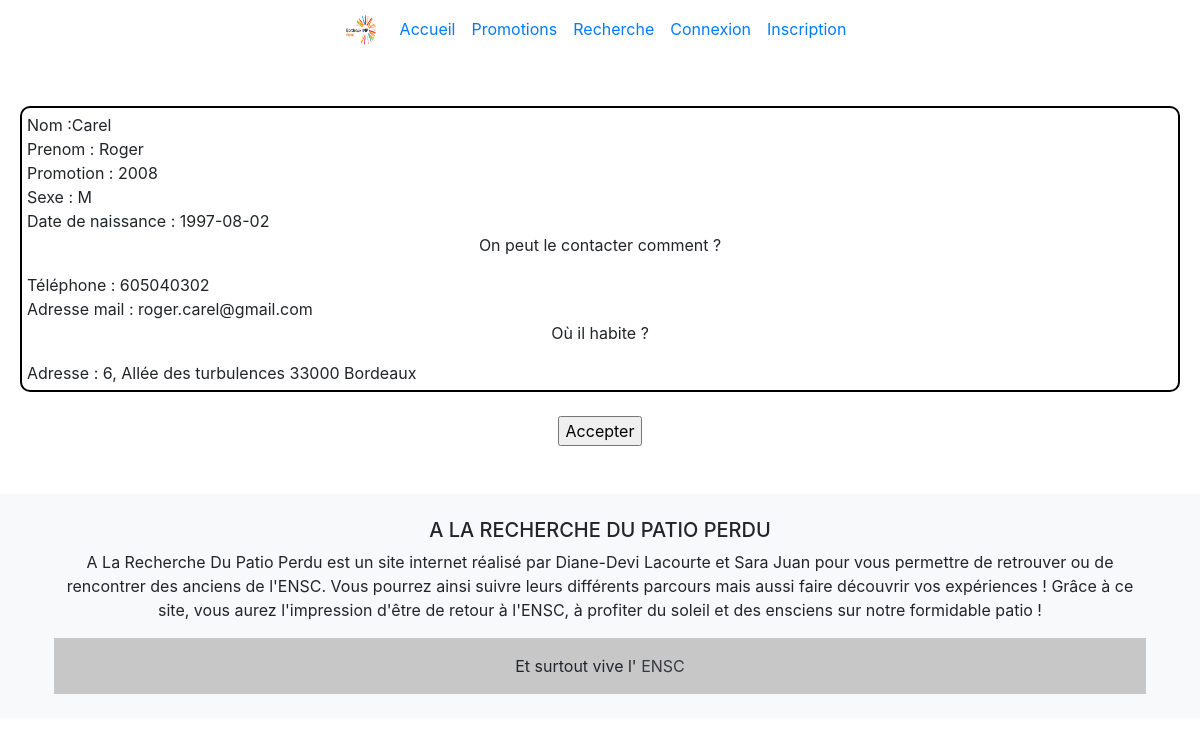
/gest.php, run on the app's committed database.
### tables this page shows
CREATE TABLE `acces` (
  `Id_acces` int(10) NOT NULL,
  `valide` tinyint(4) NOT NULL DEFAULT 1,
  `nom_utilisateur` varchar(50) DEFAULT NULL,
  `mot_de_passe` varchar(50) DEFAULT NULL,
  `id_eleve` int(11) NOT NULL,
  `id_gestionnaire` int(11) NOT NULL
);

CREATE TABLE `eleve` (
  `id_eleve` int(10) NOT NULL,
  `nom_eleve` varchar(50) DEFAULT NULL,
  `prenom_eleve` varchar(50) DEFAULT NULL,
  `sexe` varchar(1) DEFAULT NULL,
  `date_naissance` date DEFAULT NULL,
  `telephone_eleve` int(10) DEFAULT NULL,
  `ad_mail` varchar(50) DEFAULT NULL,
  `ad_postale` varchar(50) DEFAULT NULL,
  `code_postal` int(5) DEFAULT NULL,
  `ville` varchar(50) DEFAULT NULL,
  `annee` int(11) NOT NULL,
  `id_etat` int(11) NOT NULL,
  `id_gestionnaire` int(11) NOT NULL
);

### includes/functions.php (called while the page is built, shortened)
<?php
function getDb() {
    $server = "localhost";
    $username = "alarunru_admin";
    $password = "20kaonashi23";
    $db = "alarunru_anciens";
    return new PDO("mysql:host=$server;dbname=$db;charset=utf8", "$username", "$password",
    array(PDO::ATTR_ERRMODE => PDO::ERRMODE_EXCEPTION));
}

### gest.php (the view, shortened to what this page needs)
<?php session_start();
    include_once "includes/functions.php";
    include_once "includes/head.php";
    include_once "includes/header.php";
    $request=getDB() -> prepare("SELECT * FROM eleve, acces WHERE acces.id_eleve = eleve.id_eleve
    AND valide=1");
    $request -> execute();
    $res = $request->fetchAll();
    foreach( $res as $ligne)
            { ?>
                <div class="cadre"><?php
                echo "Nom :". $ligne['nom_eleve'];
                ?> <br/> <?php
                echo "Prenom : " .$ligne['prenom_eleve'];
                ?> <br/> <?php
                echo "Promotion : " .$ligne['annee'];
                ?> <br/> <?php
                echo "Sexe : " .$ligne['sexe'];
                ?> <br/> <?php
                echo "Date de naissance : " .$ligne['date_naissance'];
                ?> <br/><p class="titre_page">On peut le contacter comment ? </p> <?php
                echo "Téléphone : " .$ligne['telephone_eleve'];
                ?> <br/> <?php
                echo "Adresse mail : " .$ligne['ad_mail'];
                ?> <br/> <p class="titre_page">Où il habite ? </p><?php
                echo "Adresse : " .$ligne['ad_postale']." ".$ligne['code_postal']." ".$ligne['ville'];
                ?></div><br/>
                <form  name="retour" action="gest.php" method="post" class="titre_page"><input type="hidden" name="eleve" value="<?=$ligne['id_eleve']?>"><input class="ajouter" type="submit" value="Accepter"></form><br/>
                <?php
            }
include_once 'includes/footer.php';
?>

### css/style.css (style rules this page uses)
.titre_page, .soustitre { text-align:center; padding-right: 10px; padding-left:10px; }
.cadre { border-width:2px; border-style: solid; border-color: black; border-radius: 10px; margin-left:20px; margin-right: 20px; padding: 5px; }

### data on the page
acces: id_eleve.nom_eleve "Carel", id_eleve.prenom_eleve "Roger", id_eleve.annee "2008", id_eleve.sexe "M", id_eleve.date_naissance "1997-08-02", id_eleve.telephone_eleve "605040302", id_eleve.ad_mail "roger.carel@gmail.com", id_eleve.ad_postale "6, Allée des turbulences", id_eleve.code_postal "33000", id_eleve.ville "Bordeaux"
